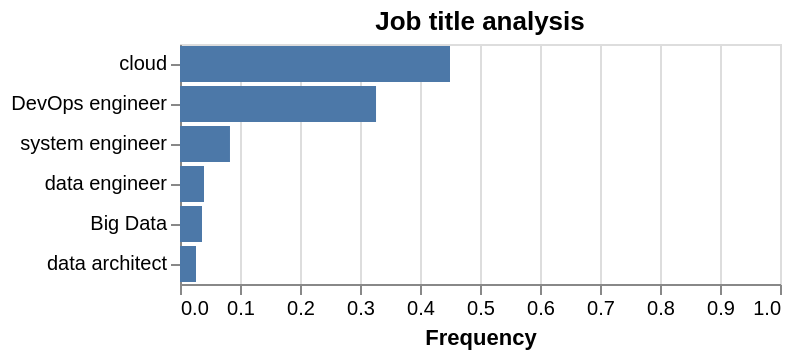

The Vega-Lite source for this figure:
### Vega-Lite specification from a JSON file in a GitHub repository (floating-point values rounded to 4 significant figures)
{"$schema": "https://vega.github.io/schema/vega-lite/v5.6.1.json", "config": {"legend": {"disable": true}, "view": {"continuousHeight": 300, "continuousWidth": 300}}, "data": {"name": "data-4423c4826c245c302dea66277300c6bd"}, "datasets": {"data-4423c4826c245c302dea66277300c6bd": [{"Job title": "Big Data", "freq": 11, "freq_rel": 0.0367, "label": 0}, {"Job title": "data engineer", "freq": 12, "freq_rel": 0.04, "label": 0}, {"Job title": "cloud", "freq": 135, "freq_rel": 0.45, "label": 0}, {"Job title": "DevOps engineer", "freq": 98, "freq_rel": 0.3267, "label": 0}, {"Job title": "system engineer", "freq": 25, "freq_rel": 0.0833, "label": 0}, {"Job title": "data architect", "freq": 8, "freq_rel": 0.0267, "label": 0}, {"Job title": "data analyst", "freq": 94, "freq_rel": 0.1407, "label": 1}, {"Job title": "BI", "freq": 75, "freq_rel": 0.1123, "label": 1}, {"Job title": "data scientist", "freq": 34, "freq_rel": 0.0509, "label": 1}, {"Job title": "data engineer", "freq": 35, "freq_rel": 0.0524, "label": 1}, {"Job title": "DevOps engineer", "freq": 133, "freq_rel": 0.1991, "label": 1}, {"Job title": "software engineer", "freq": 93, "freq_rel": 0.1392, "label": 1}, {"Job title": "back-end developer", "freq": 14, "freq_rel": 0.021, "label": 1}, {"Job title": "AI engineer", "freq": 53, "freq_rel": 0.0793, "label": 1}, {"Job title": "data architect", "freq": 43, "freq_rel": 0.0644, "label": 1}, {"Job title": "cloud", "freq": 37, "freq_rel": 0.0554, "label": 1}, {"Job title": "system engineer", "freq": 14, "freq_rel": 0.021, "label": 1}, {"Job title": "python/java developer", "freq": 22, "freq_rel": 0.0329, "label": 1}, {"Job title": "cloud", "freq": 263, "freq_rel": 0.8567, "label": 2}, {"Job title": "data architect", "freq": 25, "freq_rel": 0.0814, "label": 2}, {"Job title": "data engineer", "freq": 8, "freq_rel": 0.0261, "label": 2}, {"Job title": "AI engineer", "freq": 157, "freq_rel": 0.7072, "label": 3}, {"Job title": "data scientist", "freq": 40, "freq_rel": 0.1802, "label": 3}, {"Job title": "software engineer", "freq": 6, "freq_rel": 0.027, "label": 3}, {"Job title": "NLP", "freq": 10, "freq_rel": 0.045, "label": 3}, {"Job title": "data analyst", "freq": 226, "freq_rel": 0.2736, "label": 4}, {"Job title": "BI", "freq": 215, "freq_rel": 0.2603, "label": 4}, {"Job title": "cloud", "freq": 41, "freq_rel": 0.0496, "label": 4}, {"Job title": "AI engineer", "freq": 24, "freq_rel": 0.0291, "label": 4}, {"Job title": "DevOps engineer", "freq": 100, "freq_rel": 0.1211, "label": 4}, {"Job title": "data architect", "freq": 103, "freq_rel": 0.1247, "label": 4}, {"Job title": "system engineer", "freq": 39, "freq_rel": 0.0472, "label": 4}, {"Job title": "software engineer", "freq": 35, "freq_rel": 0.0424, "label": 4}, {"Job title": "data analyst", "freq": 341, "freq_rel": 0.4241, "label": 5}, {"Job title": "BI", "freq": 163, "freq_rel": 0.2027, "label": 5}, {"Job title": "data scientist", "freq": 196, "freq_rel": 0.2438, "label": 5}, {"Job title": "data engineer", "freq": 45, "freq_rel": 0.056, "label": 5}, {"Job title": "data engineer", "freq": 22, "freq_rel": 0.449, "label": 6}, {"Job title": "AI engineer", "freq": 20, "freq_rel": 0.4082, "label": 6}, {"Job title": "data visualization", "freq": 7, "freq_rel": 0.1429, "label": 6}, {"Job title": "data analyst", "freq": 23, "freq_rel": 0.055, "label": 7}, {"Job title": "data scientist", "freq": 11, "freq_rel": 0.0263, "label": 7}, {"Job title": "cloud", "freq": 61, "freq_rel": 0.1459, "label": 7}, {"Job title": "data engineer", "freq": 215, "freq_rel": 0.5144, "label": 7}, {"Job title": "Big Data", "freq": 11, "freq_rel": 0.0263, "label": 7}, {"Job title": "data architect", "freq": 50, "freq_rel": 0.1196, "label": 7}, {"Job title": "BI", "freq": 11, "freq_rel": 0.0263, "label": 7}, {"Job title": "software engineer", "freq": 9, "freq_rel": 0.0215, "label": 7}, {"Job title": "DevOps engineer", "freq": 14, "freq_rel": 0.0335, "label": 7}, {"Job title": "DevOps engineer", "freq": 300, "freq_rel": 0.3942, "label": 8}, {"Job title": "software engineer", "freq": 224, "freq_rel": 0.2943, "label": 8}, {"Job title": "python/java developer", "freq": 94, "freq_rel": 0.1235, "label": 8}, {"Job title": "cloud", "freq": 21, "freq_rel": 0.0276, "label": 8}, {"Job title": "full-stak developer", "freq": 39, "freq_rel": 0.0512, "label": 8}, {"Job title": "data architect", "freq": 17, "freq_rel": 0.0223, "label": 8}, {"Job title": "data analyst", "freq": 86, "freq_rel": 0.0765, "label": 9}, {"Job title": "data engineer", "freq": 37, "freq_rel": 0.0329, "label": 9}, {"Job title": "cloud", "freq": 34, "freq_rel": 0.0302, "label": 9}, {"Job title": "DevOps engineer", "freq": 146, "freq_rel": 0.1299, "label": 9}, {"Job title": "system engineer", "freq": 107, "freq_rel": 0.0952, "label": 9}, {"Job title": "AI engineer", "freq": 46, "freq_rel": 0.0409, "label": 9}, {"Job title": "software engineer", "freq": 349, "freq_rel": 0.3105, "label": 9}, {"Job title": "BI", "freq": 135, "freq_rel": 0.1201, "label": 9}, {"Job title": "python/java developer", "freq": 34, "freq_rel": 0.0302, "label": 9}, {"Job title": "data architect", "freq": 31, "freq_rel": 0.0276, "label": 9}, {"Job title": "data scientist", "freq": 66, "freq_rel": 0.2661, "label": 10}, {"Job title": "AI engineer", "freq": 150, "freq_rel": 0.6048, "label": 10}, {"Job title": "data visualization", "freq": 12, "freq_rel": 0.0484, "label": 10}, {"Job title": "software engineer", "freq": 8, "freq_rel": 0.0323, "label": 10}, {"Job title": "NLP", "freq": 7, "freq_rel": 0.0282, "label": 10}, {"Job title": "data analyst", "freq": 114, "freq_rel": 0.1297, "label": 11}, {"Job title": "data scientist", "freq": 30, "freq_rel": 0.0341, "label": 11}, {"Job title": "data engineer", "freq": 42, "freq_rel": 0.0478, "label": 11}, {"Job title": "BI", "freq": 210, "freq_rel": 0.2389, "label": 11}, {"Job title": "AI engineer", "freq": 23, "freq_rel": 0.0262, "label": 11}, {"Job title": "python/java developer", "freq": 75, "freq_rel": 0.0853, "label": 11}, {"Job title": "DevOps engineer", "freq": 162, "freq_rel": 0.1843, "label": 11}, {"Job title": "software engineer", "freq": 115, "freq_rel": 0.1308, "label": 11}, {"Job title": "system engineer", "freq": 24, "freq_rel": 0.0273, "label": 11}, {"Job title": "cloud", "freq": 37, "freq_rel": 0.0421, "label": 11}]}, "encoding": {"color": {"condition": {"field": "Origin", "legend": null, "param": "param_126", "type": "nominal"}, "value": "lightgray"}, "tooltip": [{"field": "Job title", "title": "Job title", "type": "nominal"}, {"field": "freq_rel", "format": ".1%", "title": "Percentage", "type": "quantitative"}], "x": {"field": "freq_rel", "scale": {"domain": [0, 1]}, "title": "Frequency", "type": "quantitative"}, "y": {"axis": {"labelAngle": 0}, "field": "Job title", "sort": {"field": "freq_rel", "order": "descending"}, "title": null, "type": "nominal"}}, "mark": {"tooltip": true, "type": "bar"}, "params": [{"bind": {"input": "select", "name": "Cluster ", "options": [0.0, 1.0, 2.0, 3.0, 4.0, 5.0, 6.0, 7.0, 8.0, 9.0, 10.0, 11.0]}, "name": "param_126", "select": {"fields": ["label"], "type": "point"}, "value": [{"label": 0}]}], "title": "Job title analysis", "transform": [{"filter": {"param": "param_126"}}]}
